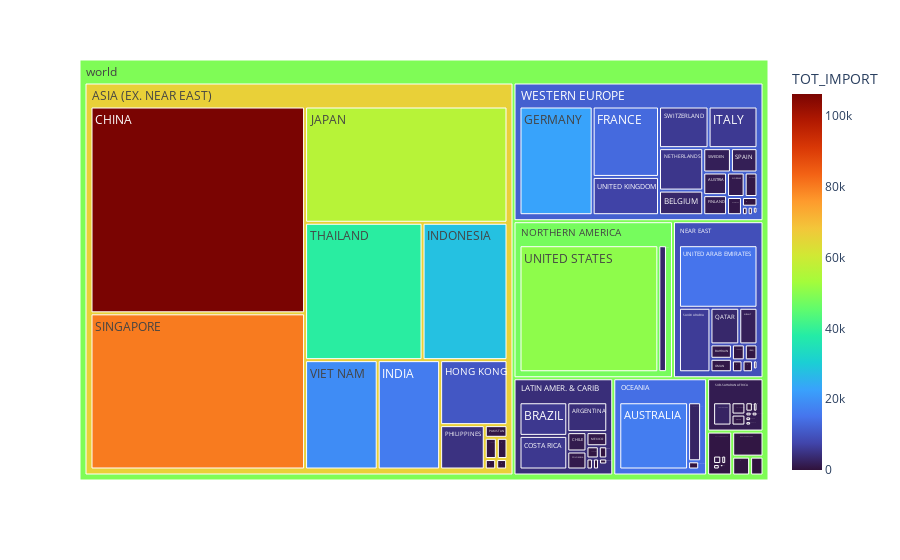

Notebook code for this chart:
### Markdown cell above
## Where Did Malaysia Import/Export Goods?

### Code cell
table2_import = table2[table2['TOT_IMPORT'] > 0]
table2_export = table2[table2['TOT_EXPORT'] > 0]

fig = px.treemap(table2_import.query('YEAR == 2013'), path=['world', 'Region','COUNTRY'], values='TOT_IMPORT',
                  color='TOT_IMPORT', hover_data=['COUNTRY'],
                  color_continuous_scale='turbo')
fig.show()

### Figure 1 — Plotly figure (JSON) as saved in the notebook; plotly's stock layout.template omitted (floating-point values rounded to 4 significant figures; data arrays with more than 128 entries replaced by an {"elided": "..."} marker saying what was removed)
{"data": [{"branchvalues": "total", "customdata": {"elided": "184x2 mixed values"}, "domain": {"x": [0, 1], "y": [0, 1]}, "hovertemplate": "labels=%{label}<br>TOT_IMPORT_sum=%{value}<br>parent=%{parent}<br>id=%{id}<br>COUNTRY=%{customdata[0]}<br>TOT_IMPORT=%{color}<extra></extra>", "ids": {"elided": "184 str values"}, "labels": {"elided": "184 str values"}, "marker": {"coloraxis": "coloraxis", "colors": {"elided": "184 float values"}}, "name": "", "parents": {"elided": "184 str values"}, "type": "treemap", "values": {"elided": "184 float values"}}], "layout": {"coloraxis": {"colorbar": {"title": {"text": "TOT_IMPORT"}}, "colorscale": [[0, "#30123b"], [0.07143, "#4145ab"], [0.1429, "#4675ed"], [0.2143, "#39a2fc"], [0.2857, "#1bcfd4"], [0.3571, "#24eca6"], [0.4286, "#61fc6c"], [0.5, "#a4fc3b"], [0.5714, "#d1e834"], [0.6429, "#f3c63a"], [0.7143, "#fe9b2d"], [0.7857, "#f36315"], [0.8571, "#d93806"], [0.9286, "#b11901"], [1, "#7a0402"]]}, "legend": {"tracegroupgap": 0}, "margin": {"t": 60}}}
